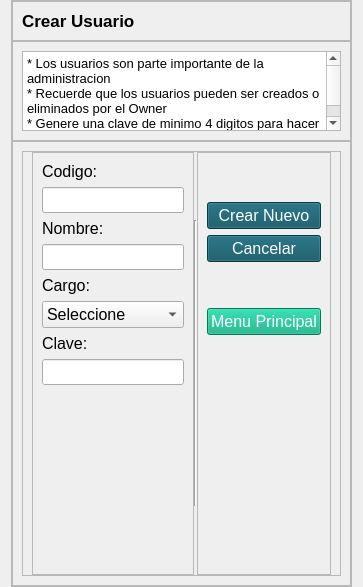
             <widget class="QWidget" name="pageB_Crear">
              <layout class="QHBoxLayout" name="horizontalLayout_9">
               <property name="topMargin">
                <number>0</number>
               </property>
               <property name="bottomMargin">
                <number>0</number>
               </property>
               <item>
                <widget class="QFrame" name="frame_3">
                 <property name="maximumSize">
                  <size>
                   <width>700</width>
                   <height>16777215</height>
                  </size>
                 </property>
                 <property name="frameShape">
                  <enum>QFrame::StyledPanel</enum>
                 </property>
                 <property name="frameShadow">
                  <enum>QFrame::Raised</enum>
                 </property>
                 <layout class="QVBoxLayout" name="verticalLayout_8">
                  <property name="spacing">
                   <number>0</number>
                  </property>
                  <property name="leftMargin">
                   <number>0</number>
                  </property>
                  <property name="topMargin">
                   <number>0</number>
                  </property>
                  <property name="rightMargin">
                   <number>0</number>
                  </property>
                  <property name="bottomMargin">
                   <number>0</number>
                  </property>
                  <item>
                   <widget class="QFrame" name="Atitulo_2">
                    <property name="minimumSize">
                     <size>
                      <width>0</width>
                      <height>40</height>
                     </size>
                    </property>
                    <property name="maximumSize">
                     <size>
                      <width>16777215</width>
                      <height>40</height>
                     </size>
                    </property>
                    <property name="frameShape">
                     <enum>QFrame::StyledPanel</enum>
                    </property>
                    <property name="frameShadow">
                     <enum>QFrame::Raised</enum>
                    </property>
                    <layout class="QHBoxLayout" name="horizontalLayout_23">
                     <item>
                      <widget class="QLabel" name="label_4">
                       <property name="maximumSize">
                        <size>
                         <width>16777215</width>
                         <height>100000</height>
                        </size>
                       </property>
                       <property name="font">
                        <font>
                         <pointsize>13</pointsize>
                         <weight>75</weight>
                         <bold>true</bold>
                        </font>
                       </property>
                       <property name="text">
                        <string>Crear Usuario</string>
                       </property>
                      </widget>
                     </item>
                    </layout>
                   </widget>
                  </item>
                  <item>
                   <widget class="QFrame" name="Btexto_2">
                    <property name="minimumSize">
                     <size>
                      <width>0</width>
                      <height>100</height>
                     </size>
                    </property>
                    <property name="maximumSize">
                     <size>
                      <width>16777215</width>
                      <height>100</height>
                     </size>
                    </property>
                    <property name="frameShape">
                     <enum>QFrame::StyledPanel</enum>
                    </property>
                    <property name="frameShadow">
                     <enum>QFrame::Raised</enum>
                    </property>
                    <layout class="QVBoxLayout" name="verticalLayout_10">
                     <item>
                      <widget class="QTextBrowser" name="textBrowser_2">
                       <property name="font">
                        <font>
                         <pointsize>12</pointsize>
                        </font>
                       </property>
                       <property name="html">
                        <string>&lt;!DOCTYPE HTML PUBLIC &quot;-//W3C//DTD HTML 4.0//EN&quot; &quot;http://www.w3.org/TR/REC-html40/strict.dtd&quot;&gt;
&lt;html&gt;&lt;head&gt;&lt;meta name=&quot;qrichtext&quot; content=&quot;1&quot; /&gt;&lt;style type=&quot;text/css&quot;&gt;
p, li { white-space: pre-wrap; }
&lt;/style&gt;&lt;/head&gt;&lt;body style=&quot; font-family:'MS Shell Dlg 2'; font-size:12pt; font-weight:400; font-style:normal;&quot;&gt;
&lt;p style=&quot; margin-top:0px; margin-bottom:0px; margin-left:0px; margin-right:0px; -qt-block-indent:0; text-indent:0px;&quot;&gt;&lt;span style=&quot; font-size:10pt;&quot;&gt;* Los usuarios son parte importante de la administracion&lt;/span&gt;&lt;/p&gt;
&lt;p style=&quot; margin-top:0px; margin-bottom:0px; margin-left:0px; margin-right:0px; -qt-block-indent:0; text-indent:0px;&quot;&gt;&lt;span style=&quot; font-size:10pt;&quot;&gt;* Recuerde que los usuarios pueden ser creados o eliminados por el Owner&lt;/span&gt;&lt;/p&gt;
&lt;p style=&quot; margin-top:0px; margin-bottom:0px; margin-left:0px; margin-right:0px; -qt-block-indent:0; text-indent:0px;&quot;&gt;&lt;span style=&quot; font-size:10pt;&quot;&gt;* Genere una clave de minimo 4 digitos para hacer segura&lt;/span&gt;&lt;/p&gt;&lt;/body&gt;&lt;/html&gt;</string>
                       </property>
                      </widget>
                     </item>
                    </layout>
                   </widget>
                  </item>
                  <item>
                   <widget class="QFrame" name="frame_12">
                    <property name="font">
                     <font>
                      <pointsize>1</pointsize>
                     </font>
                    </property>
                    <property name="frameShape">
                     <enum>QFrame::StyledPanel</enum>
                    </property>
                    <property name="frameShadow">
                     <enum>QFrame::Raised</enum>
                    </property>
                    <layout class="QHBoxLayout" name="horizontalLayout_16">
                     <item>
                      <widget class="QFrame" name="frame_26">
                       <property name="maximumSize">
                        <size>
                         <width>10000</width>
                         <height>16777215</height>
                        </size>
                       </property>
                       <property name="styleSheet">
                        <string notr="true">QPushButton
{
color: rgb(255, 255, 255);
background-color: rgb(8, 80, 97);
}
QPushButton::hover
{
color: rgb(255, 255, 255);
	background-color: rgb(45, 131, 118);
}</string>
                       </property>
                       <property name="frameShape">
                        <enum>QFrame::StyledPanel</enum>
                       </property>
                       <property name="frameShadow">
                        <enum>QFrame::Raised</enum>
                       </property>
                       <layout class="QHBoxLayout" name="horizontalLayout_24">
                        <property name="spacing">
                         <number>0</number>
                        </property>
                        <property name="topMargin">
                         <number>0</number>
                        </property>
                        <property name="bottomMargin">
                         <number>0</number>
                        </property>
                        <item>
                         <widget class="QFrame" name="frame_33">
                          <property name="maximumSize">
                           <size>
                            <width>180</width>
                            <height>16777215</height>
                           </size>
                          </property>
                          <property name="frameShape">
                           <enum>QFrame::StyledPanel</enum>
                          </property>
                          <property name="frameShadow">
                           <enum>QFrame::Raised</enum>
                          </property>
                          <layout class="QVBoxLayout" name="verticalLayout_2">
                           <item>
                            <widget class="QLabel" name="label_10">
                             <property name="font">
                              <font>
                               <pointsize>12</pointsize>
                              </font>
                             </property>
                             <property name="text">
                              <string>Codigo: </string>
                             </property>
                             <property name="alignment">
                              <set>Qt::AlignLeading|Qt::AlignLeft|Qt::AlignVCenter</set>
                             </property>
                            </widget>
                           </item>
                           <item>
                            <widget class="QLineEdit" name="inputCodigo">
                             <property name="font">
                              <font>
                               <pointsize>11</pointsize>
                              </font>
                             </property>
                             <property name="text">
                              <string/>
                             </property>
                            </widget>
                           </item>
                           <item>
                            <widget class="QLabel" name="label_11">
                             <property name="font">
                              <font>
                               <pointsize>12</pointsize>
                              </font>
                             </property>
                             <property name="text">
                              <string>Nombre: </string>
                             </property>
                             <property name="alignment">
                              <set>Qt::AlignLeading|Qt::AlignLeft|Qt::AlignVCenter</set>
                             </property>
                            </widget>
                           </item>
                           <item>
                            <widget class="QLineEdit" name="inputNombre">
                             <property name="font">
                              <font>
                               <pointsize>11</pointsize>
                              </font>
                             </property>
                            </widget>
                           </item>
                           <item>
                            <widget class="QLabel" name="label_12">
                             <property name="font">
                              <font>
                               <pointsize>12</pointsize>
                              </font>
                             </property>
                             <property name="text">
                              <string>Cargo: </string>
                             </property>
                             <property name="alignment">
                              <set>Qt::AlignLeading|Qt::AlignLeft|Qt::AlignVCenter</set>
                             </property>
                            </widget>
                           </item>
                           <item>
                            <widget class="QComboBox" name="inputCargo">
                             <property name="font">
                              <font>
                               <pointsize>12</pointsize>
                              </font>
                             </property>
                             <item>
                              <property name="text">
                               <string>Seleccione</string>
                              </property>
                             </item>
                            </widget>
                           </item>
                           <item>
                            <widget class="QLabel" name="label_13">
                             <property name="font">
                              <font>
                               <pointsize>12</pointsize>
                              </font>
                             </property>
                             <property name="text">
                              <string>Clave: </string>
                             </property>
                             <property name="alignment">
                              <set>Qt::AlignLeading|Qt::AlignLeft|Qt::AlignVCenter</set>
                             </property>
                            </widget>
                           </item>
                           <item>
                            <widget class="QLineEdit" name="inputClave">
                             <property name="font">
                              <font>
                               <pointsize>11</pointsize>
                              </font>
                             </property>
                            </widget>
                           </item>
                           <item>
                            <spacer name="verticalSpacer_3">
                             <property name="orientation">
                              <enum>Qt::Vertical</enum>
                             </property>
                             <property name="sizeHint" stdset="0">
                              <size>
                               <width>20</width>
                               <height>40</height>
                              </size>
                             </property>
                            </spacer>
                           </item>
                          </layout>
                         </widget>
                        </item>
                        <item>
                         <widget class="Line" name="line_2">
                          <property name="maximumSize">
                           <size>
                            <width>16777215</width>
                            <height>286</height>
                           </size>
                          </property>
                          <property name="orientation">
                           <enum>Qt::Vertical</enum>
                          </property>
                         </widget>
                        </item>
                        <item>
                         <widget class="QFrame" name="frame_32">
                          <property name="maximumSize">
                           <size>
                            <width>200</width>
                            <height>16777215</height>
                           </size>
                          </property>
                          <property name="font">
                           <font>
                            <pointsize>11</pointsize>
                           </font>
                          </property>
                          <property name="frameShape">
                           <enum>QFrame::StyledPanel</enum>
                          </property>
                          <property name="frameShadow">
                           <enum>QFrame::Raised</enum>
                          </property>
                          <layout class="QVBoxLayout" name="verticalLayout_9">
                           <item>
                            <spacer name="verticalSpacer_6">
                             <property name="orientation">
                              <enum>Qt::Vertical</enum>
                             </property>
                             <property name="sizeHint" stdset="0">
                              <size>
                               <width>20</width>
                               <height>40</height>
                              </size>
                             </property>
                            </spacer>
                           </item>
                           <item>
                            <widget class="QPushButton" name="btn_insertData">
                             <property name="font">
                              <font>
                               <pointsize>12</pointsize>
                              </font>
                             </property>
                             <property name="text">
                              <string>Crear Nuevo</string>
                             </property>
                            </widget>
                           </item>
                           <item>
                            <widget class="QPushButton" name="btnCancelarCrearB">
                             <property name="font">
                              <font>
                               <pointsize>12</pointsize>
                              </font>
                             </property>
                             <property name="text">
                              <string>Cancelar</string>
                             </property>
                            </widget>
                           </item>
                           <item>
                            <spacer name="verticalSpacer_9">
                             <property name="orientation">
                              <enum>Qt::Vertical</enum>
                             </property>
                             <property name="sizeHint" stdset="0">
                              <size>
                               <width>20</width>
                               <height>40</height>
                              </size>
                             </property>
                            </spacer>
                           </item>
                           <item>
                            <widget class="QPushButton" name="btnXCerrarB">
                             <property name="font">
                              <font>
                               <pointsize>12</pointsize>
                              </font>
                             </property>
                             <property name="styleSheet">
                              <string notr="true">QPushButton
{
color: rgb(255, 255, 255);
background-color: rgb(0, 170, 127);

}
QPushButton::hover
{
color: rgb(255, 255, 255);
background-color: rgb(8, 80, 97);
}</string>
                             </property>
                             <property name="text">
                              <string>Menu Principal</string>
                             </property>
                            </widget>
                           </item>
                           <item>
                            <spacer name="verticalSpacer">
                             <property name="orientation">
                              <enum>Qt::Vertical</enum>
                             </property>
                             <property name="sizeHint" stdset="0">
                              <size>
                               <width>20</width>
                               <height>230</height>
                              </size>
                             </property>
                            </spacer>
                           </item>
                          </layout>
                         </widget>
                        </item>
                       </layout>
                      </widget>
                     </item>
                    </layout>
                   </widget>
                  </item>
                 </layout>
                </widget>
               </item>
              </layout>
             </widget>
